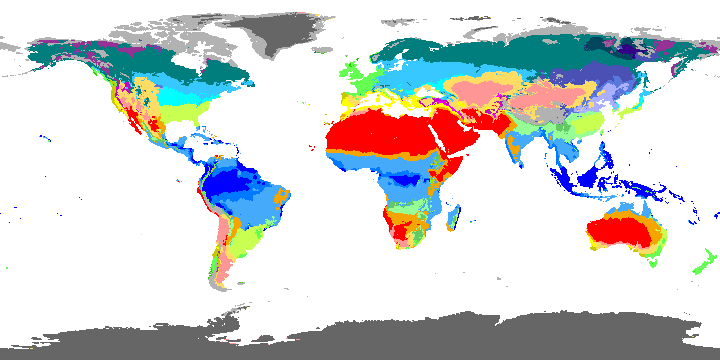
#> input picture data/koppen/Beck_KG_V1_present_0p5.tif, 720 x 360 px
$ python build_koppen.py
#> lines starting #> are read from the running program, lines starting #| are printed output that depends on the picture
#!/usr/bin/env python3
"""Build browser assets from the Beck et al. (2018) 0.5 degree Koppen-Geiger GeoTIFF.

Requires: numpy, pillow.  Output is committed, so contributors normally never run this.
"""
import math, re, pathlib
import numpy as np
from PIL import Image

ROOT = pathlib.Path(__file__).resolve().parent.parent
SRC = ROOT / "data/koppen/Beck_KG_V1_present_0p5.tif"
LEGEND = ROOT / "data/koppen/legend.txt"
OUT = ROOT / "site/assets"

grid = np.array(Image.open(SRC)).astype(np.uint8)
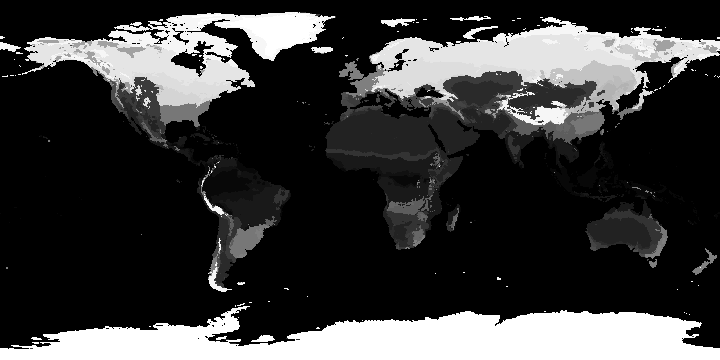
#> grid: shape (360, 720); min 0, max 30, mean 6.9; drawn with min black and max white
assert grid.shape == (360, 720), grid.shape

# --- RLE binary: header "KG05" + rows*cols, then (value, runlength<=255) pairs row-major
buf = bytearray(b"KG05")
flat = grid.flatten()
i = 0
while i < flat.size:
    v = flat[i]; n = 1
    while i + n < flat.size and flat[i + n] == v and n < 255:
        n += 1
    buf += bytes((int(v), n)); i += n
#> this loop made 12397 passes
#> v on passes 1 to 3: 0, 0, 0
#> after the loop, i = 259200
(OUT / "koppen-0p5.bin").write_bytes(bytes(buf))

# --- colours from legend
colors = {0: (0, 0, 0, 0)}
#> (the run stopped early here; a loop or call above may not have finished)
